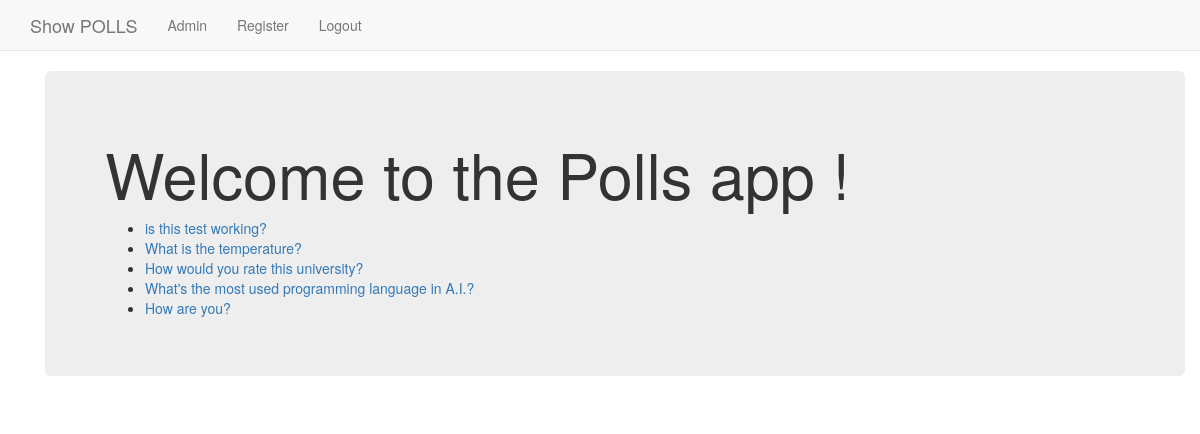
The page /polls/ (signed in) on the database its author committed.
### polls/models.py (models this page shows, shortened)
class Question(models.Model):
    question_text = models.CharField(max_length=200)
    pub_date = models.DateTimeField('date published')
    def was_published_recently(self):
        now = timezone.now()
        return now - datetime.timedelta(days=1) <= self.pub_date <= now
    was_published_recently.admin_order_field = 'pub_date'
    was_published_recently.boolean = True
    was_published_recently.short_description = 'Published recently?'

### polls/views.py (the view)
# urls.py: path('', views.IndexView.as_view(), name='index'),
class IndexView(generic.ListView):
    template_name = 'polls/index.html'
    context_object_name = 'latest_question_list'
    def get_queryset(self):
        return Question.objects.filter(
            pub_date__lte=timezone.now()
        ).order_by('-pub_date')[:5]

### polls/templates/polls/index.html (shortened to what this page needs)
{% extends "polls/base.html" %}
{% load static %}
{% block body_block %}
<div class="container">
  <div class="jumbotron">
    <h1>Welcome to the Polls app !</h1>
    {% if user.is_authenticated %}
        {% if latest_question_list %}
        <ul>
        {% for question in latest_question_list %}
            <li><a href="{% url 'polls:detail' question.id %}">{{ question.question_text }}</a></li>
        {% endfor %}
        </ul>
    {% else %}
        <p>No polls are available.</p>
    {% endif %}
    {% else %}
        <h2>Register or Login if you'd like to</h2>
    {% endif %}
  </div>
</div>
{% endblock %}

### polls/templates/polls/base.html (shortened to what this page needs)
<!DOCTYPE html>
<html>
  <head>
    <link rel="stylesheet" href="https://maxcdn.bootstrapcdn.com/bootstrap/3.3.7/css/bootstrap.min.css">
</head>
  <body>
    <nav class="navbar navbar-default navbar-static-top">
      <div class="container">
        <ul class="nav navbar-nav">
          <li><a class="navbar-brand" href="{% url 'polls:index' %}">Show POLLS</a></li>
          <li><a class="navbar-link" href="{% url 'admin:index' %}">Admin</a></li>
          <li><a class="navbar-link" href="{% url 'polls:register' %}">Register</a></li>
          {% if user.is_authenticated %}
            <li><a href="{% url 'logout' %}">Logout</a></li>
          {% else %}
            <li><a class="navbar-link" href="{% url 'polls:user_login' %}">Login</a></li>
          {% endif %}
</ul>
      </div>
    </nav>
    <div class="container">
    {% block body_block %}
    {% endblock %}
    </div>
  </body>
</html>

### rows shown on the page
Question: question_text "is this test working?"
Question: question_text "What is the temperature?"
Question: question_text "How would you rate this university?"
Question: question_text "What's the most used programming language in A.I.?"
Question: question_text "How are you?"
